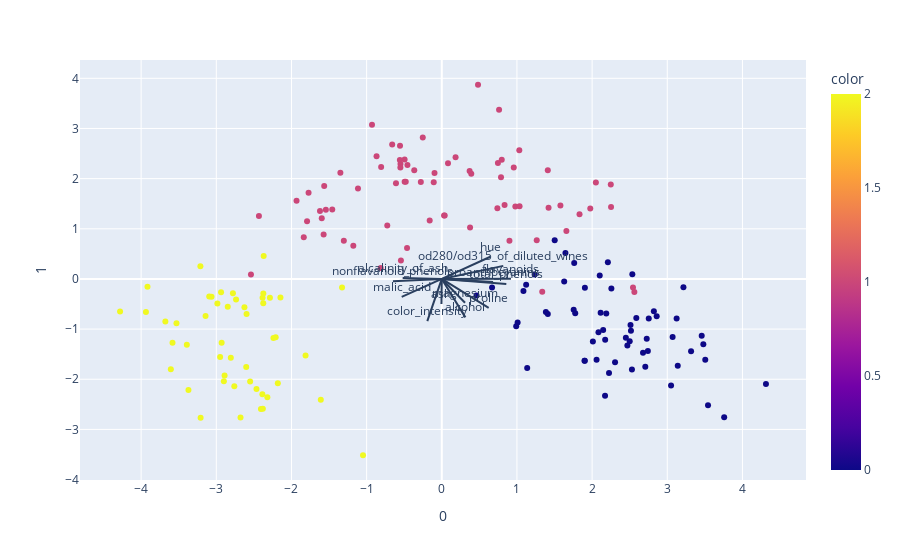

The notebook cell saved with this chart:
### Code cell
import numpy as np

loadings = pca.components_.T *np.sqrt(pca.explained_variance_)

fig = px.scatter(components, x=0, y=1, color=data.target)

for i, feature in enumerate(data.feature_names):
    fig.add_shape(type = 'line',x0=0,y0=0, x1=loadings[i,0],y1=loadings[i,1])
    fig.add_annotation(x=loadings[i,0],y=loadings[i,1],ax=0,ay=0,xanchor='center',yanchor='bottom',text=feature)
fig.show()

### Figure 1 — Plotly figure (JSON) as saved in the notebook; plotly's stock layout.template omitted (floating-point values rounded to 4 significant figures; data arrays with more than 128 entries replaced by an {"elided": "..."} marker saying what was removed)
{"data": [{"hovertemplate": "0=%{x}<br>1=%{y}<br>color=%{marker.color}<extra></extra>", "legendgroup": "", "marker": {"color": {"elided": "178 int values"}, "coloraxis": "coloraxis", "symbol": "circle"}, "mode": "markers", "name": "", "orientation": "v", "showlegend": false, "type": "scatter", "x": {"elided": "178 float values"}, "xaxis": "x", "y": {"elided": "178 float values"}, "yaxis": "y"}], "layout": {"annotations": [{"ax": 0, "ay": 0, "text": "alcohol", "x": 0.314, "xanchor": "center", "y": -0.7664, "yanchor": "bottom"}, {"ax": 0, "ay": 0, "text": "malic_acid", "x": -0.5334, "xanchor": "center", "y": -0.3564, "yanchor": "bottom"}, {"ax": 0, "ay": 0, "text": "ash", "x": -0.004462, "xanchor": "center", "y": -0.5009, "yanchor": "bottom"}, {"ax": 0, "ay": 0, "text": "alcalinity_of_ash", "x": -0.5206, "xanchor": "center", "y": 0.01678, "yanchor": "bottom"}, {"ax": 0, "ay": 0, "text": "magnesium", "x": 0.3089, "xanchor": "center", "y": -0.4748, "yanchor": "bottom"}, {"ax": 0, "ay": 0, "text": "total_phenols", "x": 0.8586, "xanchor": "center", "y": -0.1031, "yanchor": "bottom"}, {"ax": 0, "ay": 0, "text": "flavanoids", "x": 0.9201, "xanchor": "center", "y": 0.005324, "yanchor": "bottom"}, {"ax": 0, "ay": 0, "text": "nonflavanoid_phenols", "x": -0.6494, "xanchor": "center", "y": -0.04561, "yanchor": "bottom"}, {"ax": 0, "ay": 0, "text": "proanthocyanins", "x": 0.6818, "xanchor": "center", "y": -0.06228, "yanchor": "bottom"}, {"ax": 0, "ay": 0, "text": "color_intensity", "x": -0.1928, "xanchor": "center", "y": -0.8399, "yanchor": "bottom"}, {"ax": 0, "ay": 0, "text": "hue", "x": 0.6455, "xanchor": "center", "y": 0.4425, "yanchor": "bottom"}, {"ax": 0, "ay": 0, "text": "od280/od315_of_diluted_wines", "x": 0.8183, "xanchor": "center", "y": 0.2607, "yanchor": "bottom"}, {"ax": 0, "ay": 0, "text": "proline", "x": 0.6238, "xanchor": "center", "y": -0.5782, "yanchor": "bottom"}], "coloraxis": {"colorbar": {"title": {"text": "color"}}, "colorscale": [[0, "#0d0887"], [0.1111, "#46039f"], [0.2222, "#7201a8"], [0.3333, "#9c179e"], [0.4444, "#bd3786"], [0.5556, "#d8576b"], [0.6667, "#ed7953"], [0.7778, "#fb9f3a"], [0.8889, "#fdca26"], [1, "#f0f921"]]}, "legend": {"tracegroupgap": 0}, "margin": {"t": 60}, "shapes": [{"type": "line", "x0": 0, "x1": 0.314, "y0": 0, "y1": -0.7664}, {"type": "line", "x0": 0, "x1": -0.5334, "y0": 0, "y1": -0.3564}, {"type": "line", "x0": 0, "x1": -0.004462, "y0": 0, "y1": -0.5009}, {"type": "line", "x0": 0, "x1": -0.5206, "y0": 0, "y1": 0.01678}, {"type": "line", "x0": 0, "x1": 0.3089, "y0": 0, "y1": -0.4748}, {"type": "line", "x0": 0, "x1": 0.8586, "y0": 0, "y1": -0.1031}, {"type": "line", "x0": 0, "x1": 0.9201, "y0": 0, "y1": 0.005324}, {"type": "line", "x0": 0, "x1": -0.6494, "y0": 0, "y1": -0.04561}, {"type": "line", "x0": 0, "x1": 0.6818, "y0": 0, "y1": -0.06228}, {"type": "line", "x0": 0, "x1": -0.1928, "y0": 0, "y1": -0.8399}, {"type": "line", "x0": 0, "x1": 0.6455, "y0": 0, "y1": 0.4425}, {"type": "line", "x0": 0, "x1": 0.8183, "y0": 0, "y1": 0.2607}, {"type": "line", "x0": 0, "x1": 0.6238, "y0": 0, "y1": -0.5782}], "xaxis": {"anchor": "y", "domain": [0, 1], "title": {"text": "0"}}, "yaxis": {"anchor": "x", "domain": [0, 1], "title": {"text": "1"}}}}
